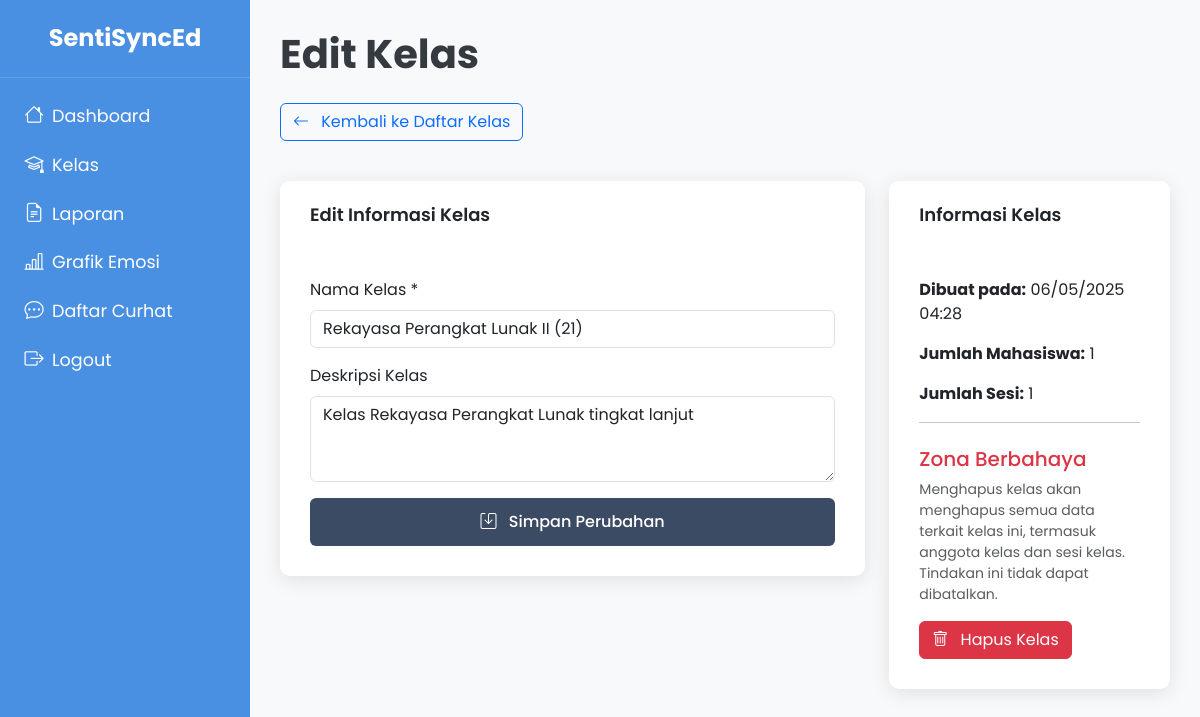
Screenshot of /dosen/edit_class.php?id=1 (signed in) with the database file from the repository.
### tables this page shows
CREATE TABLE IF NOT EXISTS classes (
    id INT AUTO_INCREMENT PRIMARY KEY,
    class_name VARCHAR(100) NOT NULL,
    description TEXT,
    dosen_id INT NOT NULL,
    created_at TIMESTAMP DEFAULT CURRENT_TIMESTAMP,
    FOREIGN KEY (dosen_id) REFERENCES users(id) ON DELETE CASCADE
);

### dosen/edit_class.php (the view, shortened to what this page needs)
<?php
require_once '../fungsi_helper.php';
$dosen_id = $_SESSION['user_id'];
$class_id = isset($_GET['id']) ? (int)$_GET['id'] : 0;
$stmt = $conn->prepare("SELECT * FROM classes WHERE id = ? AND dosen_id = ?");
$stmt->execute([$class_id, $dosen_id]);
$class = $stmt->fetch(PDO::FETCH_ASSOC);
$stmt = $conn->prepare("SELECT COUNT(*) as count FROM class_members WHERE class_id = ?");
$stmt->execute([$class_id]);
$student_count = $stmt->fetch(PDO::FETCH_ASSOC)['count'];
$stmt = $conn->prepare("SELECT COUNT(*) as count FROM class_sessions WHERE class_id = ?");
$stmt->execute([$class_id]);
$session_count = $stmt->fetch(PDO::FETCH_ASSOC)['count'];
?>
<!DOCTYPE html>
<html lang="en">
<head>
    <?php include 'includes/head.php'; ?>
</head>
<body>
    <div class="sidebar">
        <?php include 'sidebar.php'; ?>
    </div>
    <div class="content-wrapper">
        <h1 class="page-title">Edit Kelas</h1>
        <div class="row mb-4">
            <div class="col-12">
                <a href="kelas.php" class="btn btn-outline-primary mb-3"><i class="bi bi-arrow-left me-2"></i> Kembali ke Daftar Kelas</a>
            </div>
        </div>
        <div class="row">
            <div class="col-lg-8">
                <div class="card">
                    <div class="card-header">Edit Informasi Kelas</div>
                    <div class="card-body">
                        <form method="POST" action="">
                            <div class="mb-3">
                                <label for="class_name" class="form-label">Nama Kelas *</label>
                                <input type="text" class="form-control" id="class_name" name="class_name" value="<?php echo htmlspecialchars($class['class_name']); ?>" required>
                            </div>
                            <div class="mb-3">
                                <label for="description" class="form-label">Deskripsi Kelas</label>
                                <textarea class="form-control" id="description" name="description" rows="3"><?php echo htmlspecialchars($class['description']); ?></textarea>
                            </div>
                            <div class="d-grid gap-2">
                                <button type="submit" name="update_class" class="btn btn-primary">
                                    <i class="bi bi-save me-2"></i> Simpan Perubahan
                                </button>
                            </div>
                        </form>
                    </div>
                </div>
            </div>
            <div class="col-lg-4">
                <div class="card">
                    <div class="card-header">Informasi Kelas</div>
                    <div class="card-body">
                        <p><strong>Dibuat pada:</strong> <?php echo date('d/m/Y H:i', strtotime($class['created_at'])); ?></p>
                        <p><strong>Jumlah Mahasiswa:</strong> <?php echo $student_count; ?></p>
                        <p><strong>Jumlah Sesi:</strong> <?php echo $session_count; ?></p>
                        <hr>
                        <div class="delete-section mt-4">
                            <h5 class="text-danger">Zona Berbahaya</h5>
                            <p class="text-muted small">Menghapus kelas akan menghapus semua data terkait kelas ini, termasuk anggota kelas dan sesi kelas. Tindakan ini tidak dapat dibatalkan.</p>
                            <button type="button" class="btn btn-danger" data-bs-toggle="modal" data-bs-target="#deleteClassModal">
                                <i class="bi bi-trash me-2"></i> Hapus Kelas
                            </button>
                        </div>
                    </div>
                </div>
            </div>
        </div>
    </div>
</body>
</html>

### dosen/includes/head.php (style rules this page uses)
body { font-family: 'Poppins', sans-serif; background-color: #f8f9fa; }
.sidebar { background-color: #4A90E2; color: #fff; height: 100vh; position: fixed; width: 250px; }
.content-wrapper { margin-left: 250px; padding: 30px; }
.card { border: none; border-radius: 10px; box-shadow: 0 4px 20px rgba(0, 0, 0, 0.1); overflow: hidden; }
.card-header { background-color: #ffffff; border-bottom: none; padding: 20px 30px; font-weight: 600; font-size: 18px; }
.card-body { padding: 30px; }
.btn-primary { background-color: #3c4b64; border: none; padding: 12px 24px; font-weight: 500; transition: all 0.3s ease; border-radius: 6px; }
.page-title { font-weight: 700; margin-bottom: 25px; color: #343a40; }

### rows the page displays
classes: class_name "Rekayasa Perangkat Lunak II (21)", description "Kelas Rekayasa Perangkat Lunak tingkat lanjut", created_at "06/05/2025 04:28"

### other values shown
$student_count "1"
$session_count "1"
